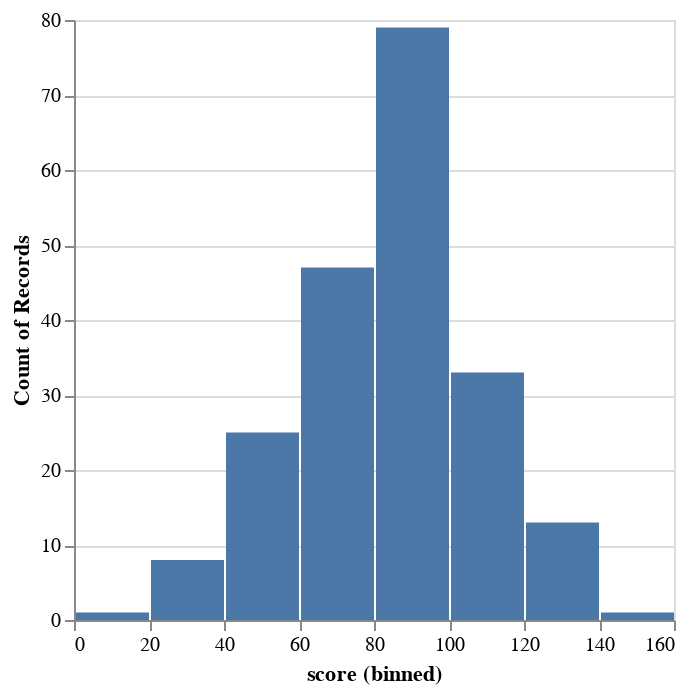

The cell this chart's notebook holds for it:
### Code cell
test_scores["score"].plot.hist()

### Figure 1 — Vega-Lite specification as saved in the notebook (floating-point values rounded to 4 significant figures; data arrays with more than 128 entries replaced by an {"elided": "..."} marker saying what was removed)
{"config": {"view": {"continuousWidth": 300, "continuousHeight": 300}}, "data": {"name": "data-f3777a233811e40c63c518c87c05c769"}, "mark": {"type": "bar", "tooltip": true}, "encoding": {"x": {"bin": true, "field": "score", "type": "quantitative"}, "y": {"aggregate": "count", "type": "quantitative"}}, "params": [{"name": "param_1", "select": {"type": "interval", "encodings": ["x", "y"]}, "bind": "scales"}], "$schema": "https://vega.github.io/schema/vega-lite/v5.20.1.json", "datasets": {"data-f3777a233811e40c63c518c87c05c769": {"elided": "207 records"}}}
